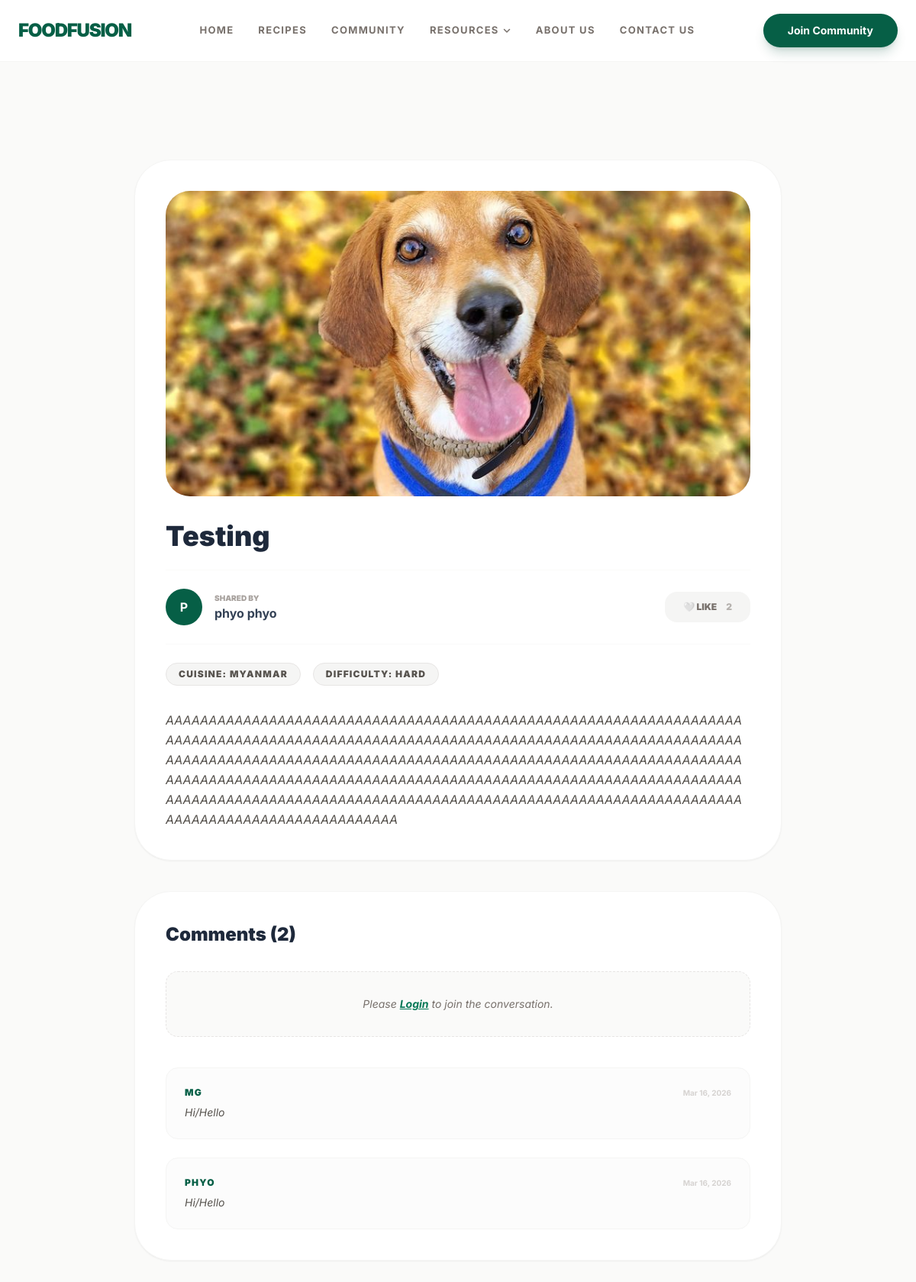
The app's page /view_community_recipe.php?id=12 with its own data.
### tables this page shows
CREATE TABLE `community_cookbook` (
  `submission_id` int(11) NOT NULL,
  `user_id` int(11) DEFAULT NULL,
  `recipe_title` varchar(150) DEFAULT NULL,
  `recipe_content` text DEFAULT NULL,
  `image_url` varchar(255) DEFAULT NULL,
  `totalLike` int(11) DEFAULT 0,
  `totalComment` int(11) DEFAULT 0,
  `cuisine_type` varchar(50) DEFAULT NULL,
  `difficulty` enum('Easy','Medium','Hard') DEFAULT NULL,
  `submitted_at` timestamp NOT NULL DEFAULT current_timestamp()
);

CREATE TABLE `users` (
  `id` int(11) NOT NULL,
  `first_name` varchar(50) NOT NULL,
  `last_name` varchar(50) NOT NULL,
  `email` varchar(100) NOT NULL,
  `password` varchar(255) NOT NULL,
  `role` enum('admin','user') DEFAULT 'user',
  `failed_attempts` int(11) DEFAULT 0,
  `lockout_until` datetime DEFAULT NULL,
  `created_at` timestamp NOT NULL DEFAULT current_timestamp()
);

CREATE TABLE `cookbook_comments` (
  `comment_id` int(11) NOT NULL,
  `submission_id` int(11) DEFAULT NULL,
  `user_id` int(11) DEFAULT NULL,
  `comment` text NOT NULL,
  `created_at` timestamp NOT NULL DEFAULT current_timestamp()
);

### view_community_recipe.php (the view, shortened to what this page needs)
<?php
include 'includes/header.php';
include 'includes/navbar.php';
require_once 'config/db.php';
$submission_id = $_GET['id'] ?? null;
$stmt = $pdo->prepare("SELECT c.*, u.first_name, u.last_name FROM community_cookbook c JOIN users u ON c.user_id = u.id WHERE c.submission_id = ?");
$stmt->execute([$submission_id]);
$post = $stmt->fetch();
$isLiked = false;
$commentStmt = $pdo->prepare("SELECT cc.*, u.first_name FROM cookbook_comments cc JOIN users u ON cc.user_id = u.id WHERE cc.submission_id = ? ORDER BY cc.created_at DESC");
$commentStmt->execute([$submission_id]);
$comments = $commentStmt->fetchAll();
?>
<div class="bg-stone-50 min-h-screen pt-32 pb-20">
    <article class="max-w-4xl mx-auto px-6">
        <div class="bg-white rounded-[3rem] p-10 shadow-sm border border-stone-100 mb-10">
         <?php if (!empty($post['image_url']) && $post['image_url'] !== 'default_recipe.jpg'): ?>
                <div class="w-full h-[400px] overflow-hidden rounded-[2rem] mb-8">
                    <img src="uploads/cookbook/<?php echo htmlspecialchars($post['image_url']); ?>"
                         class="w-full h-full object-cover shadow-inner"
                         alt="<?php echo htmlspecialchars($post['recipe_title']); ?>">
                </div>
            <?php endif; ?>
    <h1 class="text-4xl font-black text-slate-800 mb-6"><?php echo htmlspecialchars($post['recipe_title']); ?></h1>
    <div class="flex flex-wrap items-center justify-between py-6 border-y border-stone-50 gap-4">
        <div class="flex items-center gap-4">
            <div class="w-12 h-12 bg-emerald-800 rounded-full flex items-center justify-center text-white font-bold">
                <?php echo strtoupper(substr($post['first_name'], 0, 1)); ?>
            </div>
            <div>
                <p class="text-[10px] font-black uppercase text-stone-400">Shared by</p>
                <p class="font-bold text-slate-700"><?php echo htmlspecialchars($post['first_name'] . ' ' . $post['last_name']); ?></p>
            </div>
        </div>
        <div class="flex items-center gap-3">
            <a href="toggle_like.php?id=<?php echo $submission_id; ?>"
               class="flex items-center gap-3 px-6 py-3 rounded-2xl transition-all <?php echo $isLiked ? 'bg-red-50 text-red-600 border border-red-100' : 'bg-stone-100 text-stone-500 hover:bg-stone-200'; ?> font-black text-xs uppercase">
                <span><?php echo $isLiked ? '❤️ Liked' : '🤍 Like'; ?></span>
                <span class="opacity-50"><?php echo $post['totalLike']; ?></span>
            </a>
        </div>
    </div>
    <div class="mt-6 flex flex-wrap gap-4">
    <span class="px-4 py-1.5 bg-stone-100 text-stone-600 rounded-full text-xs font-black uppercase tracking-widest border border-stone-200">
        Cuisine: <?php echo htmlspecialchars($post['cuisine_type'] ?? 'N/A'); ?>
    </span>
    <span class="px-4 py-1.5 bg-stone-100 text-stone-600 rounded-full text-xs font-black uppercase tracking-widest border border-stone-200">
        Difficulty: <?php echo htmlspecialchars($post['difficulty'] ?? 'N/A'); ?>
    </span>
</div>
<div class="mt-8 prose prose-stone max-w-none italic text-stone-600 leading-relaxed break-words">
    <?php echo nl2br(htmlspecialchars($post['recipe_content'])); ?>
</div>
</div>
        <section class="bg-white rounded-[3rem] p-10 shadow-sm border border-stone-100">
            <h3 class="text-2xl font-black text-slate-800 mb-8">Comments (<?php echo count($comments); ?>)</h3>
            <?php if (isset($_SESSION['user_id'])): ?>
                <form action="post_comment.php" method="POST" class="mb-12">
                    <input type="hidden" name="submission_id" value="<?php echo $submission_id; ?>">
                    <textarea name="comment" required class="w-full p-6 bg-stone-50 rounded-2xl border-none focus:ring-2 focus:ring-emerald-500 mb-4" placeholder="Share your thoughts..."></textarea>
                    <button type="submit" class="bg-emerald-800 text-white px-8 py-4 rounded-xl font-black text-xs uppercase tracking-widest hover:bg-emerald-700 transition-all">Post Comment</button>
                </form>
            <?php else: ?>
                <div class="bg-stone-50 p-8 rounded-2xl text-center mb-10 border border-dashed border-stone-200">
                    <p class="text-stone-500 italic text-sm">Please <a href="auth/login.php" class="text-emerald-700 font-bold underline">Login</a> to join the conversation.</p>
                </div>
            <?php endif; ?>
            <div class="space-y-6">
                <?php foreach ($comments as $c): ?>
                    <div class="group relative bg-stone-50/50 p-6 rounded-2xl border border-stone-100 transition-all hover:bg-white hover:shadow-md">
                        <div class="flex justify-between items-center mb-2">
                            <span class="text-xs font-black text-emerald-800 uppercase tracking-widest"><?php echo htmlspecialchars($c['first_name']); ?></span>
                            <span class="text-[10px] text-stone-300 font-bold"><?php echo date('M d, Y', strtotime($c['created_at'])); ?></span>
                        </div>
                        <p class="text-stone-600 text-sm italic"><?php echo nl2br(htmlspecialchars($c['comment'])); ?></p>
                    </div>
                <?php endforeach; ?>
            </div>
        </section>
    </article>
</div>

### includes/header.php (style rules this page uses)
body { font-family: 'Inter', sans-serif; }

### records on screen
community_cookbook: image_url (picture), recipe_title "Testing", user.first_name "P", user.last_name "phyo phyo", totalLike "2", cuisine_type "MYANMAR", difficulty "HARD", recipe_content "AAAAAAAAAAAAAAAAAAAAAAAAAAAAAAAAAAAAAAAAAAAAAAAAAAAAAAAAAAAAAAAAAAAAAAAAAAAAAAAAAAAAAAAAAAAAAAAAAAAAAAAAAAAAAAAAAAAAAAAAAAAAAAAAAAAAAAAAAAAAAAAAAAAAAAAAAAAAAAAAAAAAAAAAAAAAAAAAAAAAAAAAAAAAAAAAAAAAAAAAAAAAAAAAAAAAAAAAAAAAAAAAAAAAAAAAAAAAAAAAAAAAAAAAAAAAAAAAAAAAAAAAAAAAAAAAAAAAAAAAAAAAAAAAAAAAAAAAAAAAAAAAAAAAAAAAAAAAAAAAAAAAAAAAAAAAAAAAAAAAAAAAAAAAAAAAAAAAAAAAAA"
cookbook_comments: user.first_name "MG", created_at "Mar 16, 2026", comment "Hi/Hello"
cookbook_comments: user.first_name "PHYO", created_at "Mar 16, 2026", comment "Hi/Hello"

### other values on screen
count($comments) "2"
